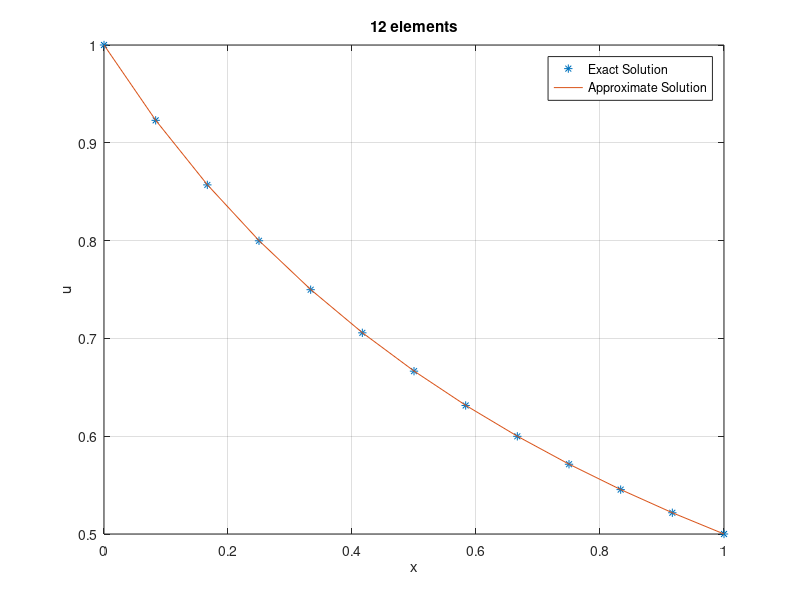
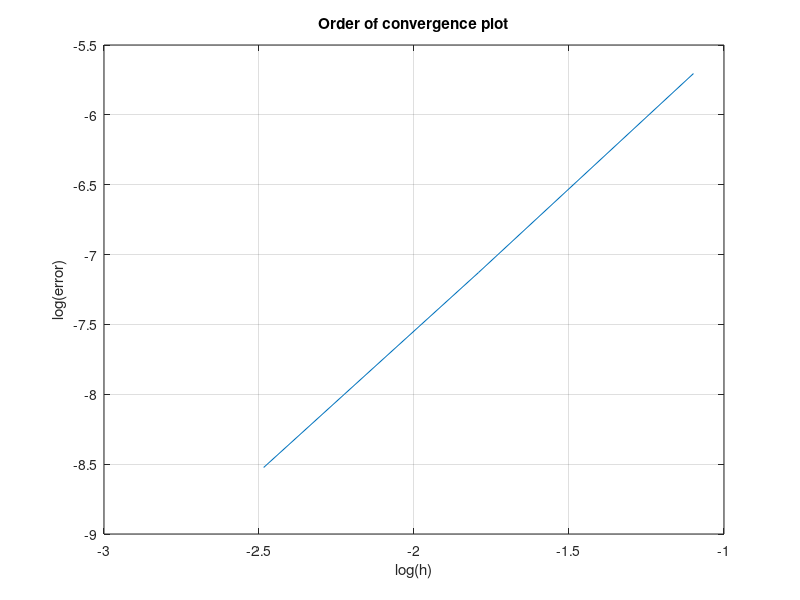

Write MATLAB code to recreate these figures, in order.
%%%%%%%%%%%%%%%%%%%%%%%%%%%%%%%%%%%%%%%%%%%%%%%%%%%%%%
%  -d/dx(du/dx)-2u*du/dx = 0                         %
%           u(0) = 1, u(1) = 1.5                     %   
%  Using FEM to solve the non-linear problem         %   
%   Exact Solution = 1/(1+x);                        %   
%%%%%%%%%%%%%%%%%%%%%%%%%%%%%%%%%%%%%%%%%%%%%%%%%%%%%%
clear all
close all

N = 3; % 2 Elements

a = 0; b = 1;

for p=1:3
    h(p) = (b-a)/N;
    x = a:h(p):b;
    K = zeros(N+1,N+1); % Global Stiffness Matrix
    J = zeros(N+1,N+1); % Global Jacobian Matrix
    F = zeros(N+1,1);   % Global Force Vector

    % Use Newton Raphson Method to solve the non-linear system of equations

    error = 1000;
    tol = 10^-10;
    U = zeros(N+1,1);
    while error > tol
        % Assembling the local stiffness and local jacobian matrices
        J = zeros(N+1);
        K = zeros(N+1);
        for j=1:N
            K([j j+1],[j j+1]) = K([j j+1],[j j+1]) + ...
                [1/h(p)+2*U(j)/3+2*U(j+1)/6, -1/h(p)-2*U(j)/3-2*U(j+1)/6 ; ... 
                -1/h(p)+2*U(j)/6+2*U(j+1)/3, 1/h(p)-2*U(j)/6-2*U(j+1)/3]; % Using Linear Elements
         
            J([j j+1],[j j+1]) = J([j j+1],[j j+1]) + ...
                [1/h(p)+4*U(j)/3-2*U(j+1)/6, -1/h(p)-2*U(j)/3-4*U(j+1)/6 ; ...
                -1/h(p)+4*U(j)/6+2*U(j+1)/6, 1/h(p)+2*U(j)/6-4*U(j+1)/3]; % Using Linear Elements
        end
    
        % Getting the LHS of F(U) = 0 for U^n+1 = U^n - J^-1*F
        F = K*U;
        % Applying the boundary conditions
        F(1) = U(1)-1;
        F(N+1) = U(N+1)-0.5;
        J(1,1) = 1;
        J(1,2) = 0;
        J(N+1,N) = 0;
        J(N+1,N+1) = 1;
    
        % Performing the Newton-Raphson Step
        DELTA = J\F;
        U2 = U - DELTA;
        error = max(abs(U2-U)); % Compute the error.
    
        U = U2;
    end
    exact = zeros(N+1,1);
    for j=1:N+1
        exact(j) = 1/(1+x(j));
    end
    
    error1(p) = max(abs(U-exact));
    N=N*2;
end

for j=1:p-1
    order(j) = log(error1(j)/error1(j+1))/log(2);
end

order'

figure(1)
plot(x,U,'*',x,exact);
legend('Exact Solution','Approximate Solution')
grid on
xlabel('x');
ylabel('u');
str = strcat(num2str(size(U,1)-1),' elements');
title(str)

figure(2)
plot(log(h),log(error1));
grid on
xlabel('log(h)');
ylabel('log(error)');
title('Order of convergence plot');

